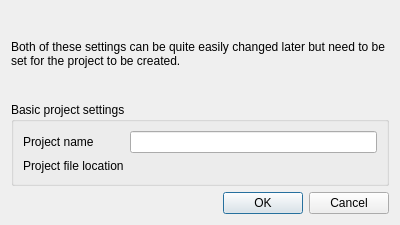
<?xml version="1.0" encoding="UTF-8"?>
<ui version="4.0">
 <class>NewProjectDialog</class>
 <widget class="QDialog" name="NewProjectDialog">
  <property name="geometry">
   <rect>
    <x>0</x>
    <y>0</y>
    <width>400</width>
    <height>225</height>
   </rect>
  </property>
  <property name="windowTitle">
   <string>Create a new project file</string>
  </property>
  <layout class="QVBoxLayout" name="verticalLayout">
   <item>
    <widget class="QLabel" name="helpText">
     <property name="text">
      <string>Both of these settings can be quite easily changed later but need to be set for the project to be created.</string>
     </property>
     <property name="wordWrap">
      <bool>true</bool>
     </property>
    </widget>
   </item>
   <item>
    <widget class="QGroupBox" name="groupBox">
     <property name="title">
      <string>Basic project settings</string>
     </property>
     <property name="flat">
      <bool>false</bool>
     </property>
     <property name="checkable">
      <bool>false</bool>
     </property>
     <layout class="QFormLayout" name="formLayout">
      <item row="0" column="0">
       <widget class="QLabel" name="projectNameLabel">
        <property name="text">
         <string>Project name</string>
        </property>
        <property name="buddy">
         <cstring>projectName</cstring>
        </property>
       </widget>
      </item>
      <item row="0" column="1">
       <widget class="QLineEdit" name="projectName">
        <property name="placeholderText">
         <string/>
        </property>
       </widget>
      </item>
      <item row="1" column="0">
       <widget class="QLabel" name="projectFilePathLabel">
        <property name="text">
         <string>Project file location</string>
        </property>
       </widget>
      </item>
      <item row="1" column="1">
       <widget class="FileLineEdit" name="projectFilePath" native="true"/>
      </item>
     </layout>
    </widget>
   </item>
   <item>
    <widget class="QDialogButtonBox" name="buttonBox">
     <property name="orientation">
      <enum>Qt::Horizontal</enum>
     </property>
     <property name="standardButtons">
      <set>QDialogButtonBox::Cancel|QDialogButtonBox::Ok</set>
     </property>
    </widget>
   </item>
  </layout>
 </widget>
 <customwidgets>
  <customwidget>
   <class>FileLineEdit</class>
   <extends>QWidget</extends>
   <header>ceed.qtwidgets</header>
   <container>1</container>
  </customwidget>
 </customwidgets>
 <resources/>
 <connections>
  <connection>
   <sender>buttonBox</sender>
   <signal>accepted()</signal>
   <receiver>NewProjectDialog</receiver>
   <slot>accept()</slot>
   <hints>
    <hint type="sourcelabel">
     <x>248</x>
     <y>254</y>
    </hint>
    <hint type="destinationlabel">
     <x>157</x>
     <y>274</y>
    </hint>
   </hints>
  </connection>
  <connection>
   <sender>buttonBox</sender>
   <signal>rejected()</signal>
   <receiver>NewProjectDialog</receiver>
   <slot>reject()</slot>
   <hints>
    <hint type="sourcelabel">
     <x>316</x>
     <y>260</y>
    </hint>
    <hint type="destinationlabel">
     <x>286</x>
     <y>274</y>
    </hint>
   </hints>
  </connection>
 </connections>
</ui>
